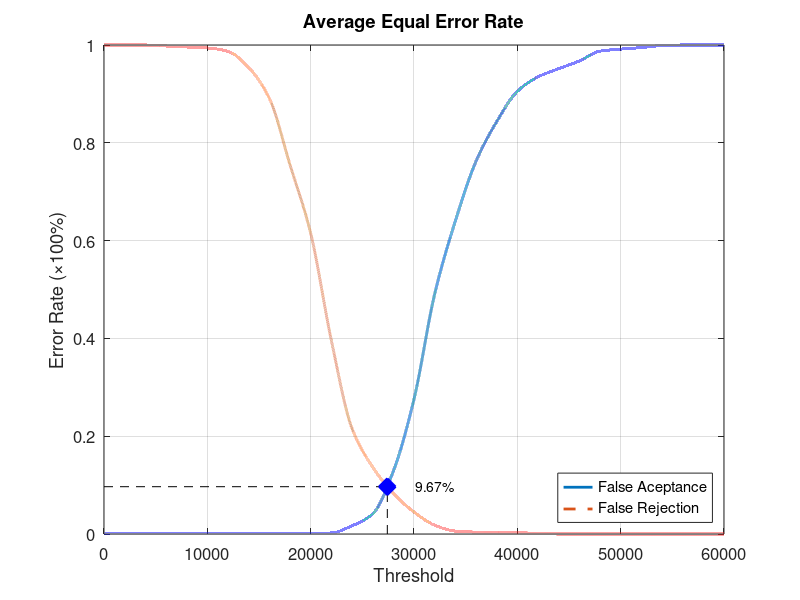
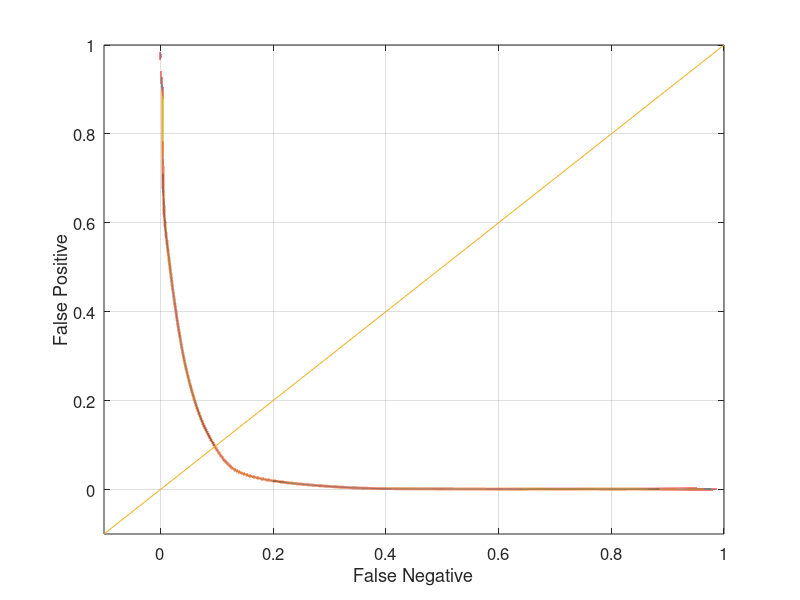

The MATLAB script that drew these images, in order:
function yEER = Database1Average
close all;
clear;
clc;
x = 0:2000:60000;
xq = 0:0.5:60000;

y0 = [0 0.00105263 0.00105263 0.00105263 0.00105263 0.00105263 0.00105263 0.00105263 0.00105263 0.00105263 0.00105263 0.00210526 0.0168421 0.0410526 0.128421 0.275789 0.490526 0.64 0.762105 0.843158 0.905263 0.934737 0.951579 0.967368 0.987368 0.991579 0.994737 0.998947 1 1 1];
yy0 = interp1(x, y0, xq, 'pchip');
y1 = [1 1 1 0.998 0.996 0.994 0.987 0.954 0.891 0.755 0.615 0.396 0.216 0.137 0.083 0.045 0.018 0.006 0.004 0.004 0.003 0.001 0 0 0 0 0 0 0 0 0];
yy1 = interp1(x, y1, xq, 'pchip');

% Calculating EER: 
y2 = abs(y0 - y1);
find(y2 == min(y2))
yy2 = abs(yy0 - yy1);
xEER = find(yy2 == min(yy2));
xEERIndex = xq(xEER) % X-axis EER
yEER = yy0(xEER) % Y-axis EER

main = figure
plot(xq, yy0,'-','LineWidth', 2);	hold on
plot(xq, yy1,'--','LineWidth', 2);	hold on
plot([xEERIndex xEERIndex], [0 yEER], 'k--');	hold on
plot([0 xEERIndex], [yEER yEER], 'k--');	hold on
plot(xEERIndex, yEER, 'bx', 'LineWidth', 10);	hold on
text(xEERIndex + 10 * xEERIndex / 100, yEER, [num2str(round((10000 * yEER)) / 100) '%'])
legend('False Aceptance', 'False Rejection', 'Location', 'SouthEast')
xlabel('Threshold')
ylabel('Error Rate (\times100%)')
title('Average Equal Error Rate')
set(gca, 'FontSize', 12)
axis([0 60000 0 1])
grid on

print(main, 'Database1AverageMain', '-dpng');
FNRxFPR = figure('Color', [1 1 1]);
plot(yy1, yy0, '-', yy1, yy0, 'LineWidth', 2);
hold on
y = -0.1:0.1:1
plot(y, y); 
set(gca, 'FontSize', 12)
xlabel('False Negative')
ylabel('False Positive')
axis([-0.1 1 -0.1 1])
set(gca, 'FontSize', 12)
grid on

print(FNRxFPR, 'Database1AverageFNRxFPR','-dpng');
end
